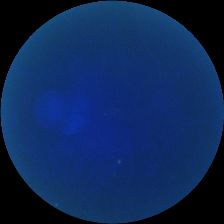
#> input picture Code/Image Representations/NEQR/image16.png, 224 x 224 px
$ jupyter execute --allow-errors NEQR_Implementation.ipynb   (shell and % lines are left out)
#> lines starting #> are read from the running program, lines starting #| are printed output that depends on the picture
# Novel Enhanced Quantum Representation (NEQR) of Digital Images

The NEQR (Novel Enhanced Quantum Representation) is an advancement in quantum image representation compared to its predecessor FRQI. It improves on FRQI by using qubit sequences to store grayscale values, enabling complex image transformations and operations. NEQR offers advantages such as faster image preparation, optimal comrpession ratio, precise image retrieval, and support for complex operations.

## [1] Cataract Image Pre-processing

In this context, a sample cataract image serves as the subject of analysis. The image was sujected to a conversion from the BGR to grayscale format, resulting in the confinement of pixel intensities within a scale of 0 to 255, effectively representing an array of gray shades. To streamline the implementation of basic algorithms, the image dimensions were simplified to a 4x4 scale.

[cell 1]
# Import necessary libraries
import cv2 as cv
import matplotlib.pyplot as plt

[cell 2]
# Import image
img = cv.imread('image16.png')
#> img is the input picture: shape (224, 224, 3); mean B, G, R 88, 40.2, 13.1

# Visualize image using matplotlib [BGR format]
plt.imshow(img)
plt.show()

[cell 3]
# Import image using grayscale format
gray_img = cv.imread('image16.png', cv.IMREAD_GRAYSCALE)
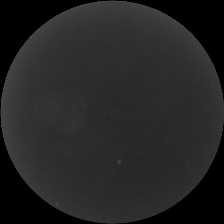
#> gray_img: shape (224, 224); min 0, max 85, mean 37.1

# Visualize grayscale image
plt.imshow(gray_img, cmap='gray')
plt.show()

[cell 4]
# Acquire the dimensions of the original image for reference
width = gray_img.shape[1]
#> width = 224
height = gray_img.shape[0]
#> height = 224

print(f'Original Dimensions : {height} x {width}')
#| Original Dimensions : 224 x 224

[cell 5]
# Resize the image to 4 x 4
# resized_img = cv.resize(gray_img, (4, 4), interpolation=cv.INTER_NEAREST)
resized_img = cv.resize(gray_img, (4, 4), interpolation=cv.INTER_AREA)
#> resized_img = [[18, 48, 48, 17], [48, 45, 43, 43], [47, 44, 41, 40], [16, 41, 39, 14]]

# Acquire the dimensions of the resized image
width = resized_img.shape[1]
#> width = 4
height = resized_img.shape[0]
#> height = 4

print(f'Resized Dimensions : {height} x {width}')
#| Resized Dimensions : 4 x 4

# Display the resized image
plt.imshow(resized_img, cmap='gray')
plt.show()
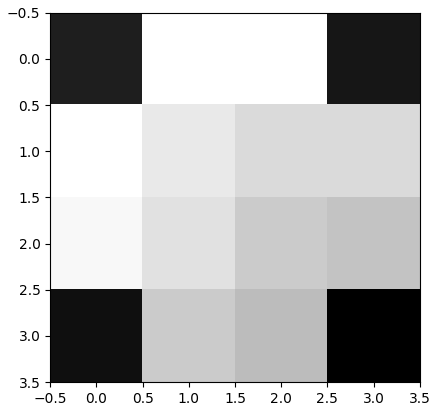
#> figure drawn by matplotlib, 1 panel

[cell 6]
# Comparitive visualizations of original and resized image
fig, axes = plt.subplots(1, 2)
ax = axes.ravel()

ax[0].imshow(gray_img, cmap='gray')
ax[1].imshow(resized_img, cmap='gray')
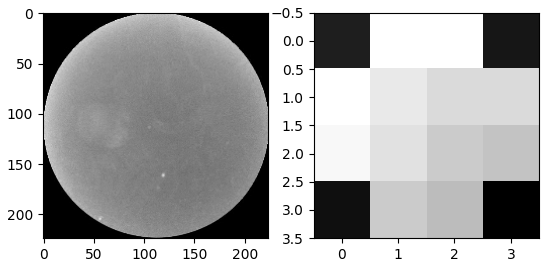
#> figure drawn by matplotlib, 2 panels

## [2] Encoding Sample Image Using NEQR

#### [2.1] Developing the Quantum Circuit

To encode the image pixels into qubits, we define quantum registers to store pixel positions and intensities. Each pixel value is denoted as the function $f(Y,X)$, where *Y* and *X* specify the position of the pixel in the image by row and column, respectively.

[cell 7]
# Import necessary libraries
import numpy as np
from qiskit import QuantumCircuit, QuantumRegister, ClassicalRegister

#> (a cell that did not finish here is left out)

#> (a cell that did not finish here is left out)

#### [2.2] Representation of a Grayscale Image on a Quantum Circuit

The circuit is further prepared by combining the pixel position with its respective intensity value.

[cell 10]
# Observe the grayscale intensity values of the sample image
sample_img = resized_img
#> sample_img has the same summary as resized_img
print(sample_img)
#| [[18 48 48 17]
#|  [48 45 43 43]
#|  [47 44 41 40]
#|  [16 41 39 14]]

[cell 11]
# Helper function : 4 - CNOT Gate
def cnot_4(qc, i, num_qubits):
    qc.ccx(num_qubits-1, 8, i)
    qc.ccx(9, num_qubits-2, num_qubits-1)
    qc.ccx(10, 11, num_qubits-2)
    qc.ccx(9, num_qubits-2, num_qubits-1)
    return qc

[cell 12]
# NEQR - Encoding
Y, X = sample_img.shape
#> Y = 4; X = 4

# Iterate through the image assuming the pixel positions correspond to (Y,X)
#> (the rest of this cell did not finish here and is left out)
